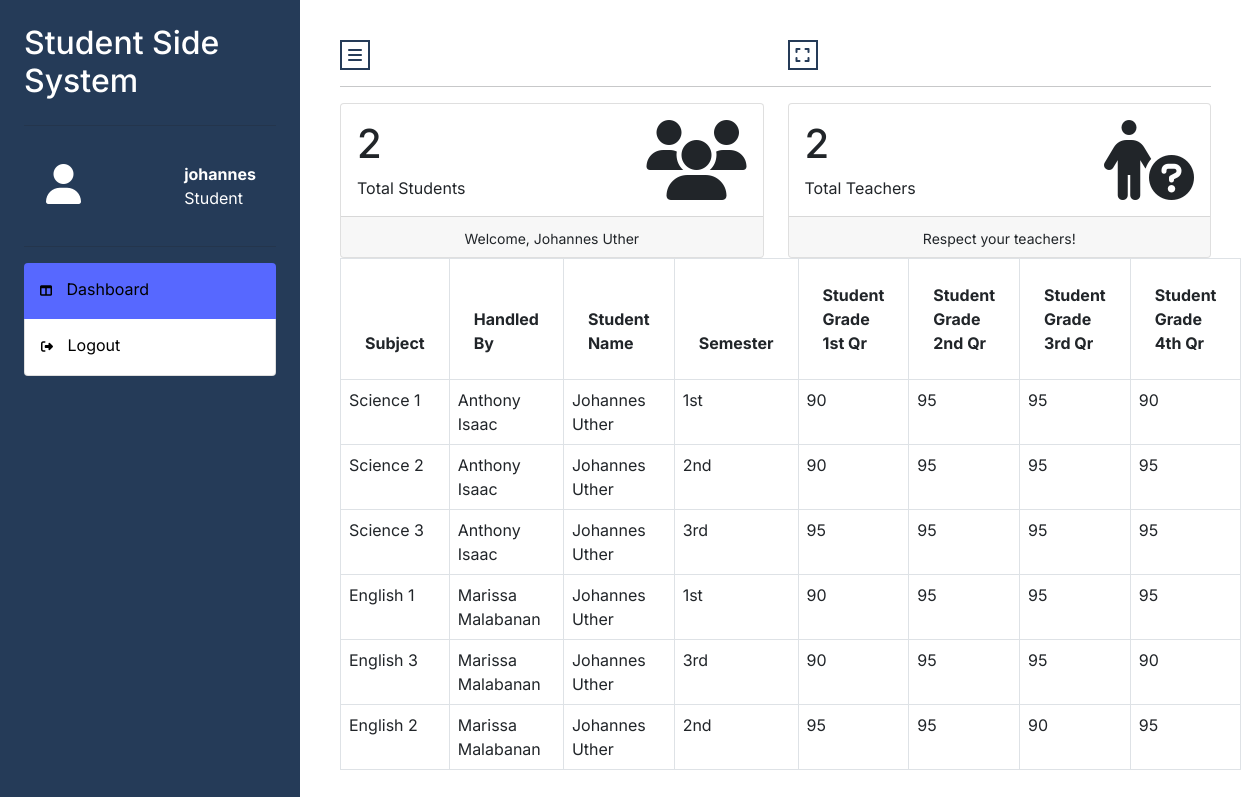
/studentside/dashboard.php (signed in), run on the app's committed database.
### tables this page shows
CREATE TABLE `students` (
  `id` int(11) NOT NULL,
  `email` varchar(255) NOT NULL,
  `username` varchar(255) NOT NULL,
  `password` varchar(255) NOT NULL,
  `fullname` varchar(255) NOT NULL,
  `status` varchar(255) NOT NULL,
  `section` varchar(255) NOT NULL
);

CREATE TABLE `grades` (
  `id` int(11) NOT NULL,
  `studentname` varchar(255) NOT NULL,
  `subject` varchar(255) NOT NULL,
  `handledby` varchar(255) NOT NULL,
  `semester` varchar(255) NOT NULL,
  `studentg1stqr` int(11) NOT NULL,
  `studentg2ndqr` int(11) NOT NULL,
  `studentg3rdqr` int(11) NOT NULL,
  `studentg4thqr` int(11) NOT NULL
);

### assets/studentauth.php (called while the page is built)
<?php
$id = $_SESSION['id'];
$query = "SELECT * FROM students WHERE id = :id";
$statement = $conn->prepare($query);
$data = [':id' => $id];
$statement->execute($data);
$statement->setFetchMode(PDO::FETCH_OBJ);
$result = $statement->fetch();

### studentside/dashboard.php (the view, shortened to what this page needs)
<?php
include '../assets/actions.php';
include '../assets/studentauth.php';
$currentstudent = $result->fullname;
?>
<!DOCTYPE html>
<html lang="en">
<head>
    <link href="https://cdn.jsdelivr.net/npm/bootstrap@5.0.1/dist/css/bootstrap.min.css" rel="stylesheet" />
	<link rel="stylesheet" href="https://cdn.jsdelivr.net/npm/bootstrap-icons@1.3.0/font/bootstrap-icons.css" />
	<link href="https://unpkg.com/aos@2.3.1/dist/aos.css" rel="stylesheet" />
	<link rel="stylesheet" href="https://maxst.icons8.com/vue-static/landings/line-awesome/font-awesome-line-awesome/css/all.min.css" />
	<link rel="stylesheet" href="https://cdnjs.cloudflare.com/ajax/libs/font-awesome/6.2.0/css/all.min.css">
	<link rel="stylesheet" href="https://maxst.icons8.com/vue-static/landings/line-awesome/line-awesome/1.3.0/css/line-awesome.min.css" />
    <link rel = "stylesheet" href="https://cdn.datatables.net/1.10.21/css/dataTables.bootstrap4.min.css">
    <link rel="stylesheet" href="dashboard.css">
    <!DOCTYPE html>
</head>
<body>
    <div class="wrapper">
        <nav class="sidebar-wrapper" id="sb-wrapper">
            <div class="sidebar-contents m-4">
                <div class="sitebrand text-sm-left font-weight-bold">
                    <h1>Student Side System</h1>
                </div>
                <hr>
                <div class="sidebar-header d-flex justify-content-between">
                    <div class="user-pic">
                        <i class="fa-solid fa-user" style="font-size: 2.5rem;"></i>
                    </div>
                    <div class="user-info ">
                        <span class="user-name">
                            <strong><?= $result->username ?></strong>
                        </span>
                        <br>
                        <span class="user-role">Student</span>
                    </div>
                </div>
                <hr>
                <div class="sidebar-menu">
                    <ul class="list-group">
                        <li class="list-group-item active">
                            <a href="#">
                                <i class="fa-sharp fa-solid fa-table-columns"></i>
                                <span class="active">Dashboard</span>
                            </a>
                        </li>
                        <li class="list-group-item">
                            <a href="../assets/logout.php">
                                <i class="fa-sharp fa-solid fa-right-from-bracket"></i>
                                <span>Logout</span>
                            </a>
                        </li>
                    </ul>
                </div>
            </div>
        </nav>
        <main class="page-content" id="p-content">
            <div class="container-fluid">
                <div class="page-header row">
                    <div class="col-md-6">
                        <button class="fullscreen" onclick="myFunction()"><i class="fa-solid fa-bars"></i></button>
                    </div>
                    <div class="col-md-6">
                        <button class="fullscreen float-sm-right" onclick="openFullscreen();"><i class="fa-solid fa-expand"></i></button>
                    </div>
                </div>
                <hr>
                <div class="dashboard-content">
                    <div class="row ">
                        <div class="col align-middle">
                            <div class="card">
                                <div class="card-body d-flex justify-content-between">
                                    <div>
                                        <h1>
                                            <?php
                                            $total = "SELECT * FROM students";
                                            $statement = $conn->prepare($total);
                                            $statement->execute();
                                            $statement->setFetchMode(PDO::FETCH_OBJ);
                                            echo $count = $statement->rowCount();
                                            ?>
                                        </h1>
                                        <p class="card-text">Total Students</p>
                                    </div>
                                    <div>
                                        <i class="fa-sharp fa-solid fa-users" style="font-size:5rem;"></i>
                                    </div>
                                </div>
                                <div class="card-footer d-flex justify-content-around">
                                    <div>
                                        <small class="align-middle mr-3">Welcome, <?= $result->fullname ?></small>
                                    </div>
                                </div>
                            </div>
                        </div>
                        <div class="col align-middle">
                            <div class="card">
                                <div class="card-body d-flex justify-content-between">
                                    <div>
                                        <h1>
                                            <?php
                                            $total = "SELECT * FROM teachers";
                                            $statement = $conn->prepare($total);
                                            $statement->execute();
                                            $statement->setFetchMode(PDO::FETCH_OBJ);
                                            echo $count = $statement->rowCount();
                                            ?>
                                        </h1>
                                        <p class="card-text">Total Teachers</p>
                                    </div>
                                    <div>
                                        <i class="fa-sharp fa-solid fa-person-circle-question" style="font-size:5rem;"></i>
                                    </div>
                                </div>
                                <div class="card-footer d-flex justify-content-around">
                                    <div>
                                        <small class="align-middle mr-3">Respect your teachers!</small>
                                    </div>
                                </div>
                            </div>
                        </div>
                    </div>
                    <table id="daTable" class="table table-bordered">
                                <thead>
                                    <tr>
                                        <th class="p-4">Subject</th>
                                        <th class="p-4">Handled By</th>
                                        <th class="p-4">Student Name</th>
                                        <th class="p-4">Semester</th>
                                        <th class="p-4">Student Grade 1st Qr</th>
                                        <th class="p-4">Student Grade 2nd Qr</th>
                                        <th class="p-4">Student Grade 3rd Qr</th>
                                        <th class="p-4">Student Grade 4th Qr</th>
                                    </tr>
                                </thead>
                                <tbody>
                                    <?php
                                    $query = "SELECT * FROM grades WHERE studentname = '$currentstudent'";
                                    $statement = $conn->prepare($query);
                                    $statement->execute();
                                    $statement->setFetchMode(PDO::FETCH_OBJ);
                                    $result = $statement->fetchAll();
                                    if ($result) {
                                        foreach ($result as $row) {
                                    ?>
                                            <tr>
                                                <td><?= $row->subject ?></td>
                                                <td><?= $row->handledby ?></td>
                                                <td><?= $row->studentname ?></td>
                                                <td><?= $row->semester ?></td>
                                                <td><?= $row->studentg1stqr ?></td>
                                                <td><?= $row->studentg2ndqr ?></td>
                                                <td><?= $row->studentg3rdqr ?></td>
                                                <td><?= $row->studentg4thqr ?></td>
                                            </tr>
                                    <?php }
                                    }
                                    ?>
                                </tbody>
                            </table>
                </div>
            </div>
        </main>
    </div>
</body>
</html>

### studentside/dashboard.css (style rules this page uses)
* { font-family: 'Inter', sans-serif; }
.sidebar-wrapper { background: rgb(37, 59, 88); position:fixed; top: 0; left: 0; width: 300px; height: 100%; transition: 300ms; display: block; opacity: 1; z-index: 1000!important; }
.sitebrand { display: flex; align-items: center; color: white; box-shadow: 1px black; }
.sitebrand h1 { font-size: 2rem; }
.sidebar-header { padding: 20px; overflow: hidden; color: white; }
.sidebar-header i { float: left; width: 60px; padding: 2px; border-radius: 12px; margin-right: 15px; overflow: hidden; object-fit: cover; height: 100%; width: 100%; }
.sidebar-header .user-info { float: left; display: block; }
.sidebar-menu { padding-bottom: 10px; font-size: 1rem; }
.sidebar-menu ul { list-style:none; list-style-type: none; }
.sidebar-menu li a { display: inline-block; width: 100%; text-decoration: none; padding: 5px 3px 5px 0px; color: black; }
.sidebar-menu li i { margin-right: 10px; font-size: 12px; line-height: 30px; text-align: center; border-radius: 4px; }
.sidebar-menu li { transition: 300ms; }
li.active { background-color: rgb(87, 104, 255)!important; border: rgb(87, 104, 255)!important; }
.fullscreen { border: 2px solid rgb(37, 59, 88); color: rgb(37, 59, 88); background: transparent; }
.page-content { display: inline-block; width: 100%; padding-left: 300px; padding-top: 20px; transition: 100ms; }
.page-content > div { padding: 20px 40px; }

### data on the page
students: username "johannes", fullname "Johannes Uther"
grades: subject "Science 1", handledby "Anthony Isaac", studentname "Johannes Uther", semester "1st", studentg1stqr "90", studentg2ndqr "95", studentg3rdqr "95", studentg4thqr "90"
grades: subject "Science 2", handledby "Anthony Isaac", studentname "Johannes Uther", semester "2nd", studentg1stqr "90", studentg2ndqr "95", studentg3rdqr "95", studentg4thqr "95"
grades: subject "Science 3", handledby "Anthony Isaac", studentname "Johannes Uther", semester "3rd", studentg1stqr "95", studentg2ndqr "95", studentg3rdqr "95", studentg4thqr "95"
grades: subject "English 1", handledby "Marissa Malabanan", studentname "Johannes Uther", semester "1st", studentg1stqr "90", studentg2ndqr "95", studentg3rdqr "95", studentg4thqr "95"
grades: subject "English 3", handledby "Marissa Malabanan", studentname "Johannes Uther", semester "3rd", studentg1stqr "90", studentg2ndqr "95", studentg3rdqr "95", studentg4thqr "90"
grades: subject "English 2", handledby "Marissa Malabanan", studentname "Johannes Uther", semester "2nd", studentg1stqr "95", studentg2ndqr "95", studentg3rdqr "90", studentg4thqr "95"

### other printed values
$count = $statement->rowCount() "2"
